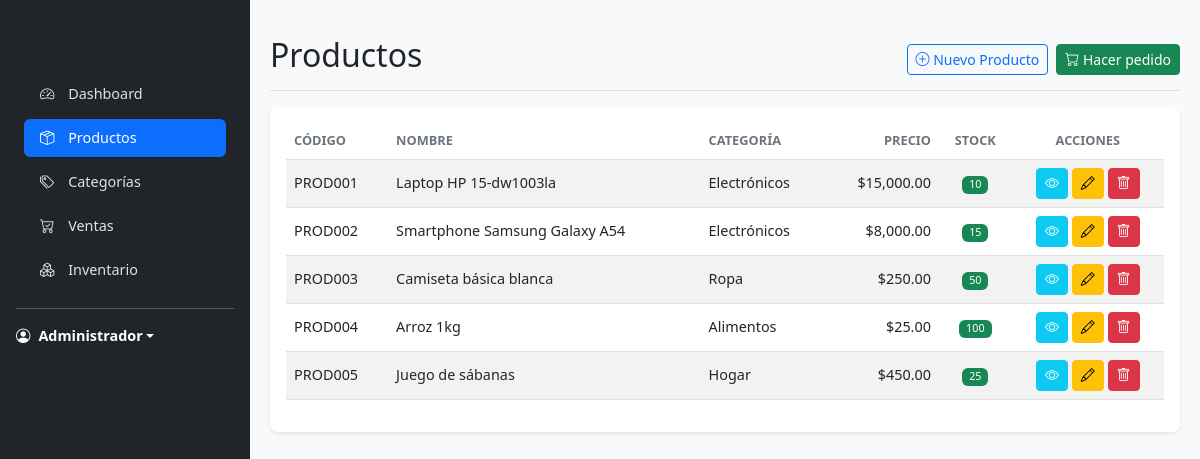
Screenshot of /products (signed in) with the database file from the repository.
### tables this page shows
CREATE TABLE IF NOT EXISTS products (
    id INT AUTO_INCREMENT PRIMARY KEY,
    category_id INT,
    code VARCHAR(50) NOT NULL UNIQUE,
    name VARCHAR(255) NOT NULL,
    description TEXT,
    price DECIMAL(10, 2) NOT NULL,
    cost DECIMAL(10, 2) NOT NULL,
    stock INT NOT NULL DEFAULT 0,
    min_stock INT NOT NULL DEFAULT 5,
    created_at TIMESTAMP DEFAULT CURRENT_TIMESTAMP,
    updated_at TIMESTAMP DEFAULT CURRENT_TIMESTAMP ON UPDATE CURRENT_TIMESTAMP,
    FOREIGN KEY (category_id) REFERENCES categories(id) ON DELETE SET NULL
);

CREATE TABLE IF NOT EXISTS categories (
    id INT AUTO_INCREMENT PRIMARY KEY,
    name VARCHAR(100) NOT NULL,
    description TEXT,
    created_at TIMESTAMP DEFAULT CURRENT_TIMESTAMP,
    updated_at TIMESTAMP DEFAULT CURRENT_TIMESTAMP ON UPDATE CURRENT_TIMESTAMP
);

### config/database.php (called while the page is built, shortened)
<?php
class Database {
    public function getConnection() {
        $this->conn = null;
        try {
            $this->conn = new PDO("mysql:host=" . DB_HOST . ";dbname=" . DB_NAME, DB_USER, DB_PASS);
            $this->conn->setAttribute(PDO::ATTR_ERRMODE, PDO::ERRMODE_EXCEPTION);
            $this->conn->exec("set names utf8");
        } catch(PDOException $e) {
            echo "Error de conexión: " . $e->getMessage();
        }
        return $this->conn;
    }
}

### app/controllers/ProductsController.php (called while the page is built, shortened)
<?php
require_once 'BaseController.php';
class ProductsController extends BaseController {
    private $productModel;
    public function __construct() {
        $this->productModel = $this->model('Product');
    }
    public function index() {
        $page = isset($_GET['page']) ? (int)$_GET['page'] : 1;
        $per_page = 10;
        $products = $this->productModel->getAll($page, $per_page);
        $total_products = $this->productModel->countAll();
        $total_pages = ceil($total_products / $per_page);
        $this->render('products/index', [
            'products' => $products,
            'current_page' => $page,
            'total_pages' => $total_pages,
            'total_products' => $total_products
        ]);
    }
}

### index.php (called while the page is built, shortened)
<?php
require_once __DIR__ . '/config/database.php';
require_once __DIR__ . '/core/Router.php';
$router = new Router();
$router->get('/auth/login', 'AuthController@login');
$router->post('/auth/login', 'AuthController@login');
$router->post('/auth/logout', 'AuthController@logout');
$router->get('/auth/register', 'AuthController@register');
$router->post('/auth/register', 'AuthController@register');
$router->get('/user', 'UserController@index');
$router->get('/', function() {
    if (!isset($_SESSION['role'])) {
        header('Location: /auth/login');
        exit();
    }
    if ($_SESSION['role'] === 'admin') {
        header('Location: /dashboard');
        exit();
    } else {
        header('Location: /user');
        exit();
    }
});
$router->get('/dashboard', 'DashboardController@index');
$router->get('/products', 'ProductsController@index');
$router->get('/products/create', 'ProductsController@create');
$router->post('/products', 'ProductsController@store');
$router->put('/products/{id}', 'ProductsController@update');
$router->get('/products/{id}', 'ProductsController@show');
$router->get('/products/{id}/edit', 'ProductsController@edit');
$router->post('/products/{id}/update', 'ProductsController@update');
$router->delete('/products/{id}', 'ProductsController@delete');
$router->get('/categories', 'CategoriesController@index');
$router->get('/categories/create', 'CategoriesController@create');
$router->post('/categories', 'CategoriesController@store');
$router->get('/categories/{id}', 'CategoriesController@show');
$router->get('/categories/{id}/edit', 'CategoriesController@edit');
$router->put('/categories/{id}', 'CategoriesController@update');
$router->delete('/categories/{id}', 'CategoriesController@delete');
$router->get('/inventory', 'InventoryController@index');
$router->get('/inventory/create', 'InventoryController@create');
$router->post('/inventory', 'InventoryController@store');
$router->get('/inventory/{id}', 'InventoryController@show');
$router->get('/products/{id}/inventory', 'InventoryController@productHistory');
$router->get('/sales', 'SalesController@index');
$router->get('/sales/create', 'SalesController@create');
$router->post('/sales', 'SalesController@store');
$router->post('/sales/store', 'SalesController@store');
$router->post('/sales/removeFromCart', 'SalesController@removeFromCart');
$router->get('/sales/{id}/edit', 'SalesController@edit');
$router->post('/sales/{id}/update', 'SalesController@update');
$router->post('/sales/{id}/cancel', 'SalesController@cancel');
$router->post('/sales/addToCart', 'SalesController@addToCart');
$router->get('/sales/{id}/show', 'SalesController@show');
$router->setNotFound(function() {
    http_response_code(404);
    require __DIR__ . '/app/views/errors/404.php';
});
$router->dispatch();

### app/models/Product.php (called while the page is built, shortened)
<?php
class Product {
    private $conn;
    private $table_name = "products";
    public function __construct($db) {
        $this->conn = $db;
    }
    public function getAll($page = 1, $per_page = 10) {
        $offset = ($page - 1) * $per_page;
        $query = "SELECT p.*, c.name as category_name
                 FROM " . $this->table_name . " p
                 LEFT JOIN categories c ON p.category_id = c.id
                 ORDER BY p.created_at DESC
                 LIMIT :offset, :per_page";
        $stmt = $this->conn->prepare($query);
        $stmt->bindParam(':offset', $offset, PDO::PARAM_INT);
        $stmt->bindParam(':per_page', $per_page, PDO::PARAM_INT);
        $stmt->execute();
        return $stmt->fetchAll(PDO::FETCH_ASSOC);
    }
}

### app/views/products/index.php (the view, shortened to what this page needs)
<?php include __DIR__ . '/../layouts/header.php'; ?>
<div class="d-flex justify-content-between flex-wrap flex-md-nowrap align-items-center pt-3 pb-2 mb-3 border-bottom">
    <h1 class="h2">Productos</h1>
    <div class="btn-toolbar mb-2 mb-md-0">
        <?php if (isset($_SESSION['role']) && $_SESSION['role'] === 'admin'): ?>
        <a href="products/create" class="btn btn-sm btn-outline-primary">
            <i class="bi bi-plus-circle"></i> Nuevo Producto
        </a>
        <?php endif; ?>
        <?php if (!isset($_SESSION['role'])): ?>
            <a href="/auth/login" class="btn btn-sm btn-success ms-2">
                <i class="bi bi-cart"></i> Hacer pedido
            </a>
        <?php else: ?>
            <a href="/sales/create" class="btn btn-sm btn-success ms-2">
                <i class="bi bi-cart"></i> Hacer pedido
            </a>
        <?php endif; ?>
    </div>
</div>
<div class="card">
    <div class="card-body">
        <div class="table-responsive">
            <table class="table table-striped table-hover">
                <thead>
                    <tr>
                        <th>Código</th>
                        <th>Nombre</th>
                        <th>Categoría</th>
                        <th class="text-end">Precio</th>
                        <th class="text-center">Stock</th>
                        <th class="text-center">Acciones</th>
                    </tr>
                </thead>
                <tbody>
                    <?php if (empty($products)): ?>
                        <tr>
                            <td colspan="6" class="text-center">No hay productos registrados</td>
                        </tr>
                    <?php else: ?>
                        <?php foreach ($products as $product): ?>
                            <tr>
                                <td><?= htmlspecialchars($product['code']) ?></td>
                                <td><?= htmlspecialchars($product['name']) ?></td>
                                <td><?= htmlspecialchars($product['category_name'] ?? 'Sin categoría') ?></td>
                                <td class="text-end">$<?= number_format($product['price'], 2) ?></td>
                                <td class="text-center">
                                    <span class="badge bg-<?= $product['stock'] <= $product['min_stock'] ? 'danger' : 'success' ?>">
                                        <?= $product['stock'] ?>
                                    </span>
                                </td>
                                <td class="text-center">
                                    <a href="products/<?= $product['id'] ?>" class="btn btn-sm btn-info text-white" title="Ver">
                                        <i class="bi bi-eye"></i>
                                    </a>
                                    <?php if (isset($_SESSION['role']) && $_SESSION['role'] === 'admin'): ?>
                                        <a href="products/<?= $product['id'] . '/edit' ?>" class="btn btn-sm btn-warning" title="Editar">
                                            <i class="bi bi-pencil"></i>
                                        </a>
                                        <form action="products/<?= $product['id'] ?>" method="POST" class="d-inline"
                                              onsubmit="return confirm('¿Estás seguro de eliminar este producto?')">
                                            <button type="submit" class="btn btn-sm btn-danger" title="Eliminar">
                                                <i class="bi bi-trash"></i>
                                            </button>
                                        </form>
                                    <?php endif; ?>
                                </td>
                            </tr>
                        <?php endforeach; ?>
                    <?php endif; ?>
                </tbody>
            </table>
        </div>
    </div>
</div>
<?php include __DIR__ . '/../layouts/footer.php'; ?>

### core/Router.php (shortened to what this page needs)
<?php
class Router {
    private $routes = [];
    private function addRoute($method, $path, $handler) {
        $pattern = $this->pathToRegex($path);
        $this->routes[$method][$pattern] = $handler;
    }
    private function pathToRegex($path) {
        if ($path === '/') {
            return '#^/$#';
        }
        $pattern = preg_replace('/\{([^\/]+)\}/', '([^/]+)', $path);
        return '#^' . $pattern . '$#';
    }
    public function dispatch() {
        $method = $_SERVER['REQUEST_METHOD'];
        $path = parse_url($_SERVER['REQUEST_URI'], PHP_URL_PATH);
        $path = rtrim($path, '/');
        foreach ($this->routes[$method] as $pattern => $handler) {
            if (preg_match($pattern, $path, $matches)) {
                array_shift($matches);
                $this->handleRoute($handler, $matches);
                return;
            }
        }
    }
    private function handleRoute($handler, $params = []) {
        if (is_string($handler)) {
            list($controllerName, $method) = explode('@', $handler);
            $controllerFile = __DIR__ . '/../app/controllers/' . $controllerName . '.php';
            if (file_exists($controllerFile)) {
                $controller = new $controllerName();
                if (method_exists($controller, $method)) {
                    call_user_func_array([$controller, $method], $params);
                    return;
                }
            }
        }
    }
}

### app/controllers/BaseController.php (shortened to what this page needs)
<?php
class BaseController {
    protected $db;
    public function __construct() {
        $database = new Database();
        $this->db = $database->getConnection();
    }
    protected function render($view, $data = []) {
        extract($data);
        $viewFile = 'app/views/' . $view . '.php';
        if (file_exists($viewFile)) {
            require_once $viewFile;
        } else {
            require_once 'app/views/errors/404.php';
        }
    }
    protected function model($model) {
        $modelFile = 'app/models/' . $model . '.php';
        if (file_exists($modelFile)) {
            return new $model($this->db);
        }
        return null;
    }
}

### app/views/layouts/header.php (shortened to what this page needs)
<!DOCTYPE html>
<html lang="es" data-bs-theme="light">
<head>
    <link href="https://cdn.jsdelivr.net/npm/bootstrap@5.3.0/dist/css/bootstrap.min.css" rel="stylesheet">
    <link rel="stylesheet" href="https://cdn.jsdelivr.net/npm/bootstrap-icons@1.11.1/font/bootstrap-icons.css">
</head>
<body>
    <div class="sidebar" id="sidebar">
        <?php include __DIR__ . '/sidebar.php'; ?>
    </div>
    <div class="main-content" id="mainContent">

### app/views/layouts/sidebar.php (shortened to what this page needs)
<div class="d-flex flex-column flex-shrink-0 p-3 text-white">
    <ul class="nav nav-pills flex-column mb-auto">
        <?php if (isset($_SESSION['role']) && $_SESSION['role'] === 'admin'): ?>
            <li class="nav-item">
                <a href="/dashboard" class="nav-link <?= str_contains($_SERVER['REQUEST_URI'], 'dashboard') ? 'active' : '' ?>">
                    <i class="bi bi-speedometer2"></i> Dashboard
                </a>
            </li>
            <li>
                <a href="/products" class="nav-link <?= str_contains($_SERVER['REQUEST_URI'], 'products') ? 'active' : '' ?>">
                    <i class="bi bi-box-seam"></i> Productos
                </a>
            </li>
            <li>
                <a href="/categories" class="nav-link <?= str_contains($_SERVER['REQUEST_URI'], 'categories') ? 'active' : '' ?>">
                    <i class="bi bi-tags"></i> Categorías
                </a>
            </li>
            <li>
                <a href="/sales" class="nav-link <?= str_contains($_SERVER['REQUEST_URI'], 'sales') ? 'active' : '' ?>">
                    <i class="bi bi-cart-check"></i> Ventas
                </a>
            </li>
            <li>
                <a href="/inventory" class="nav-link <?= str_contains($_SERVER['REQUEST_URI'], 'inventory') ? 'active' : '' ?>">
                    <i class="bi bi-boxes"></i> Inventario
                </a>
            </li>
        <?php endif; ?>
    </ul>
    <hr>
    <div class="dropdown">
        <a href="#" class="d-flex align-items-center text-white text-decoration-none dropdown-toggle" id="dropdownUser1" data-bs-toggle="dropdown">
            <i class="bi bi-person-circle me-2"></i>
            <strong><?= htmlspecialchars($_SESSION['full_name'] ?? 'Usuario') ?></strong>
        </a>
    </div>
</div>

### app/views/layouts/footer.php (shortened to what this page needs)
    </div>
</body>
</html>

### app/views/layouts/header.php (style rules this page uses)
:root { --sidebar-width: 250px; }
body { font-size: 0.9rem; background-color: #f8f9fa; }
.sidebar { width: var(--sidebar-width); height: 100vh; position: fixed; left: 0; top: 0; background: #212529; color: #fff; transition: all 0.3s; z-index: 1000; padding-top: 56px; overflow-y: auto; }
.main-content { margin-left: var(--sidebar-width); padding: 20px; min-height: calc(100vh - 56px); transition: all 0.3s; }
.nav-link { color: #dee2e6; padding: 0.5rem 1rem; margin: 0.2rem 0.5rem; border-radius: 0.25rem; }
.nav-link:hover, .nav-link.active { background-color: rgba(255, 255, 255, 0.1); color: #fff; }
.nav-link i { margin-right: 10px; width: 20px; text-align: center; }
.card { border: none; border-radius: 0.5rem; box-shadow: 0 0.125rem 0.25rem rgba(0, 0, 0, 0.075); margin-bottom: 1.5rem; }
.table th { font-weight: 600; font-size: 0.8rem; text-transform: uppercase; color: #6c757d; border-top: none; border-bottom: 1px solid #dee2e6; }
.table td { vertical-align: middle; }
.badge { font-weight: 500; padding: 0.35em 0.65em; }

### rows the page displays
products: code "PROD001", name "Laptop HP 15-dw1003la", category.name "Electrónicos", price "15,000.00", stock "10"
products: code "PROD002", name "Smartphone Samsung Galaxy A54", category.name "Electrónicos", price "8,000.00", stock "15"
products: code "PROD003", name "Camiseta básica blanca", category.name "Ropa", price "250.00", stock "50"
products: code "PROD004", name "Arroz 1kg", category.name "Alimentos", price "25.00", stock "100"
products: code "PROD005", name "Juego de sábanas", category.name "Hogar", price "450.00", stock "25"
